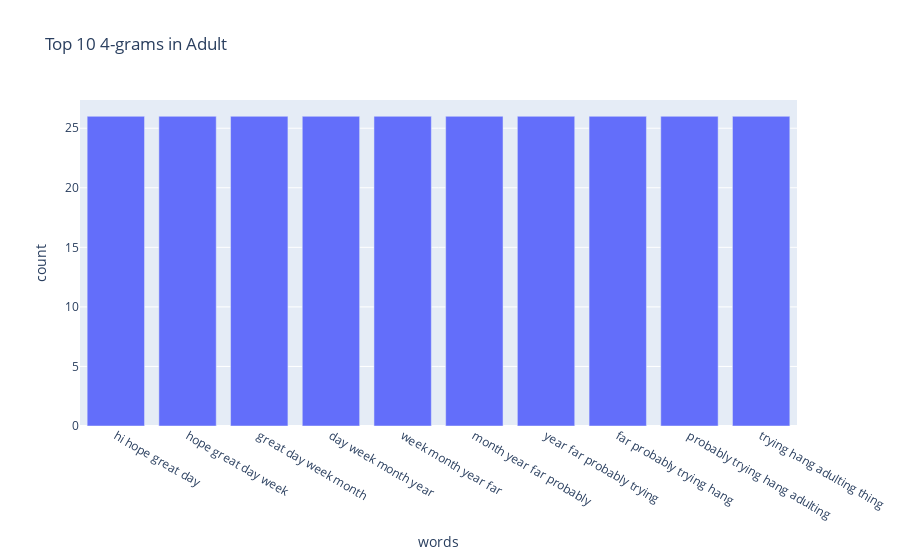

Here is the notebook cell this chart was saved with:
### Code cell
fig = px.bar(counts_df4.head(10), x='words', y='count', title="Top 10 4-grams in Adult")
fig.show()

### Figure 1 — Plotly figure (JSON) as saved in the notebook; plotly's stock layout.template omitted (floating-point values rounded to 4 significant figures)
{"data": [{"alignmentgroup": "True", "hovertemplate": "words=%{x}<br>count=%{y}<extra></extra>", "legendgroup": "", "marker": {"color": "#636efa"}, "name": "", "offsetgroup": "", "orientation": "v", "showlegend": false, "textposition": "auto", "type": "bar", "x": ["hi hope great day", "hope great day week", "great day week month", "day week month year", "week month year far", "month year far probably", "year far probably trying", "far probably trying hang", "probably trying hang adulting", "trying hang adulting thing"], "xaxis": "x", "y": [26, 26, 26, 26, 26, 26, 26, 26, 26, 26], "yaxis": "y"}], "layout": {"barmode": "relative", "legend": {"tracegroupgap": 0}, "title": {"text": "Top 10 4-grams in Adult"}, "xaxis": {"anchor": "y", "domain": [0, 1], "title": {"text": "words"}}, "yaxis": {"anchor": "x", "domain": [0, 1], "title": {"text": "count"}}}}
